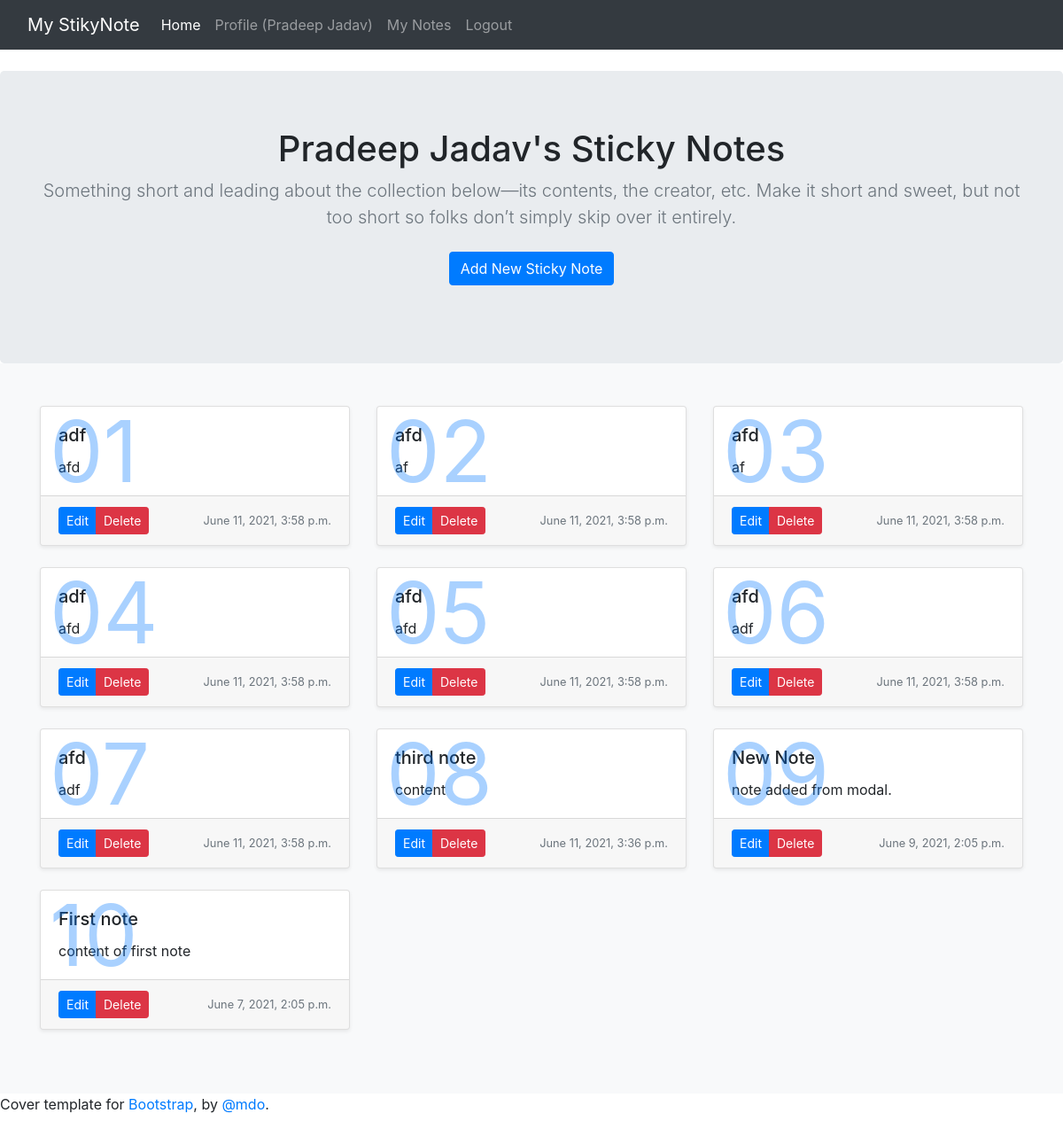
Screenshot of /note_page/ (signed in) with the database file from the repository.
### noteApp/models.py (models this page shows, shortened)
class User(models.Model):
    Master = models.ForeignKey(Master, on_delete=models.CASCADE)
    FullName = models.CharField(max_length=30, default='')
    Mobile = models.CharField(max_length=10, default='')
    Country = models.CharField(max_length=20, default='')
    State = models.CharField(max_length=20, default='')
    Pin = models.CharField(max_length=6, default='')
    Address = models.TextField(max_length=200, default='')
    class Meta:
        db_table = 'user'

class Note(models.Model):
    User = models.ForeignKey(User, on_delete=models.CASCADE)
    Title = models.CharField(max_length=20)
    Content = models.TextField(max_length=500)
    DateCreated = models.DateTimeField(auto_now_add=True)
    class Meta:
        db_table = 'note'

### noteApp/views.py (the view)
# urls.py: path('note_page/', note_page, name='note_page'),
def note_page(request):
    profile_data(request)
    return render(request, 'notes.html', default_data)

### noteApp/views.py (called while the page is built)
def profile_data(request):
    master = Master.objects.get(Email=request.session['email'])
    user = User.objects.get(Master=master)
    sticky_note_list = Note.objects.filter(User=user)
    default_data['profile_data'] = user
    default_data['sticky_notes'] = sticky_note_list[::-1]
    default_data['total_notes'] = len(sticky_note_list)

### noteApp/templates/notes.html (shortened to what this page needs)
{% extends 'base.html' %}
{% load static %}
{% block css %}
<link rel="stylesheet" href="{% static 'app/custom.css' %}" />
{% endblock %}
{% block main_content %}
<main role="main">
    <section class="jumbotron text-center m-0">
      <div class="container">
        <h1>{{profile_data.FullName}}'s Sticky Notes</h1>
        <p class="lead text-muted">Something short and leading about the collection below—its contents, the creator, etc. Make it short and sweet, but not too short so folks don’t simply skip over it entirely.</p>
        <p>
          <a href="#" class="btn btn-primary my-2" data-toggle="modal" data-target="#addNote">Add New Sticky Note</a>
        </p>
      </div>
    </section>
    <div class="py-5 bg-light">
        <div class="container">
          <div class="row">
            {% for note in sticky_notes %}
            <div class="col-md-4 note-item">
                <div class="card mb-4 shadow-sm">
                    <div class="card-body">
                        <h5 class="card-title note-title">{{note.Title}}</h5>
                        <p class="card-text note-content">{{note.Content}}</p>
                    </div>
                    <div class="card-footer">
                        <div class="d-flex justify-content-between align-items-center">
                            <div class="btn-group">
                                <a note-id="{{note.id}}" class="edit-note-btn btn btn-sm btn-primary" data-toggle="modal" data-target="#editNote">Edit</a>
                                <a href="{% url 'delete_note' pk=note.id %}" class="btn btn-sm btn-danger">Delete</a>
                            </div>
                            <small class="text-muted">{{note.DateCreated}}</small>
                        </div>
                    </div>
                </div>
            </div>
            {% endfor %}
        </div>
    </div>
</main>
{% endblock %}

### noteApp/templates/base.html (shortened to what this page needs)
<!doctype html>
<html lang="en">
  <head>
    {% load static %}
    <link href="{% static 'bootstrap/css/bootstrap.min.css' %}" rel="stylesheet">
    {% block css %}
    {% endblock %}
  </head>
  <body>
    <nav class="navbar navbar-expand-md navbar-dark bg-dark mb-4">
      <div class="container-fluid">
        <a class="navbar-brand" href="#">{{app_name}}</a>
        <div class="collapse navbar-collapse" id="navbarCollapse">
          <ul class="navbar-nav me-auto mb-2 mb-md-0">
            <li class="nav-item">
              <a class="nav-link active" aria-current="page" href="/">Home</a>
            </li>
            {% if request.session.email %}
            <li class="nav-item">
              <a class="nav-link" href="{% url 'profile_page' %}">Profile ({{profile_data.FullName}})</a>
            </li>
            <li class="nav-item">
              <a class="nav-link" href="{% url 'note_page' %}">My Notes</a>
            </li>
            <li class="nav-item">
              <a class="nav-link" href="{% url 'logout' %}">Logout</a>
            </li>
            {% endif %}
          </ul>
        </div>
      </div>
    </nav>
      {% block main_content %}
      {% endblock %}
      <footer class="mastfoot mt-auto">
        <div class="inner">
          <p>Cover template for <a href="https://getbootstrap.com/">Bootstrap</a>, by <a href="https://twitter.com/mdo">@mdo</a>.</p>
        </div>
      </footer>
  </body>
  </html>

### noteApp/static/app/custom.css (style rules this page uses)
.note-item .card-body { position: relative; }
.note-item .card-body::before { content: attr(num); position: absolute; top: 0; left: 10px; bottom: 0; width: max-content; height: max-content; font-size: 6em; margin: auto; color: #0277ff57; }

### rows the page displays
User: FullName "Pradeep Jadav"
Note: Title "adf", Content "afd", DateCreated "June 11, 2021, 3:58 p.m."
Note: Title "afd", Content "af", DateCreated "June 11, 2021, 3:58 p.m."
Note: Title "afd", Content "af", DateCreated "June 11, 2021, 3:58 p.m."
Note: Title "adf", Content "afd", DateCreated "June 11, 2021, 3:58 p.m."
Note: Title "afd", Content "afd", DateCreated "June 11, 2021, 3:58 p.m."
Note: Title "afd", Content "adf", DateCreated "June 11, 2021, 3:58 p.m."
Note: Title "afd", Content "adf", DateCreated "June 11, 2021, 3:58 p.m."
Note: Title "third note", Content "content", DateCreated "June 11, 2021, 3:36 p.m."
Note: Title "New Note", Content "note added from modal.", DateCreated "June 9, 2021, 2:05 p.m."
Note: Title "First note", Content "content of first note", DateCreated "June 7, 2021, 2:05 p.m."

### other values shown
{{ app_name }} "My StikyNote"
